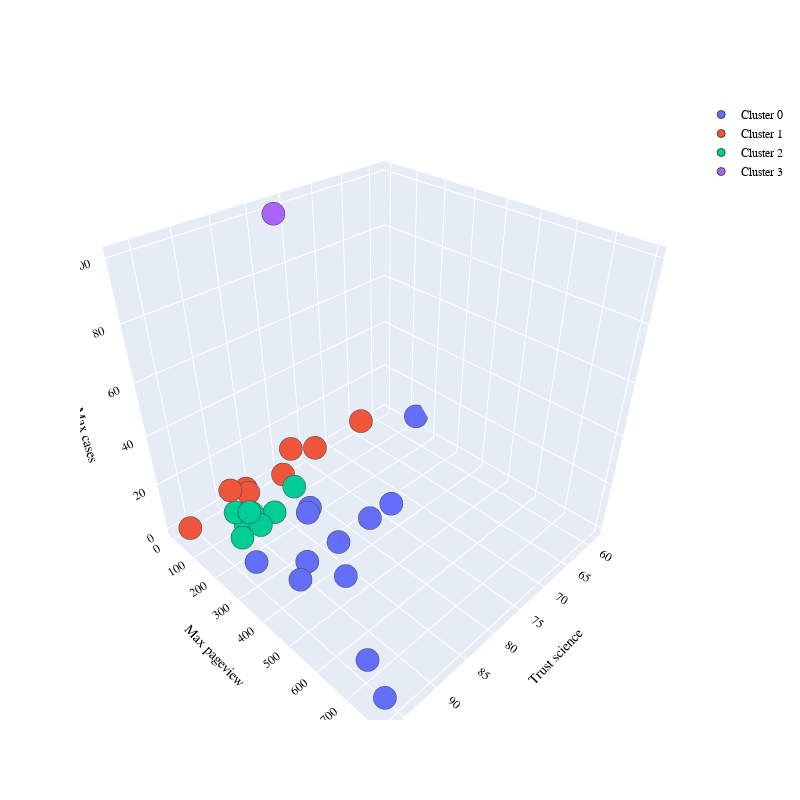

The notebook cell this image was saved under:
### Code cell
PLOT = go.Figure()

for C in list(df_clustering_MP_MC_S.cluster.unique()):
    
    PLOT.add_trace(go.Scatter3d(x = df_clustering_MP_MC_S[df_clustering_MP_MC_S.cluster == C]["Trust science"],
                                y = df_clustering_MP_MC_S[df_clustering_MP_MC_S.cluster == C]['Max pageview'],
                                z = df_clustering_MP_MC_S[df_clustering_MP_MC_S.cluster == C]['Max cases'],
                                mode = 'markers', marker_size = 8, marker_line_width = 1,
                                name = 'Cluster ' + str(C)))
PLOT.update_layout(width = 800, height = 800, autosize = True, showlegend = True,
                   scene = dict(xaxis=dict(title = 'Trust science', titlefont_color = 'black'),
                                yaxis=dict(title = 'Max pageview', titlefont_color = 'black'),
                                zaxis=dict(title = 'Max cases', titlefont_color = 'black')),
                   font = dict(family = "Gilroy", color  = 'black', size = 12))

### Figure 1 — Plotly figure (JSON) as saved in the notebook; plotly's stock layout.template omitted (floating-point values rounded to 4 significant figures)
{"data": [{"marker": {"line": {"width": 1}, "size": 8}, "mode": "markers", "name": "Cluster 0", "type": "scatter3d", "x": [93.4, 75.9, 83, 94.1, 89.2, 83.6, 58.4, 96.7, 93.6, 90.3, 87.2, 79.5], "y": [440.2, 388.0, 216.7, 684.9, 484.5, 221.5, 142.2, 793.5, 261.7, 386.9, 457.2, 381.0], "z": [11.03, 8.09, 4.271, 3.78, 23.06, 3.328, 6.092, 7.568, 2.154, 7.671, 1.734, 7.041]}, {"marker": {"line": {"width": 1}, "size": 8}, "mode": "markers", "name": "Cluster 1", "type": "scatter3d", "x": [95.9, 64.7, 73.5, 79.2, 80.4, 88.5, 86.1, 86], "y": [26.2, 22.9, 7.975, 44.63, 28.26, 1.562, 14.45, 1.708], "z": [1.072, 4.44, 2.44, 12.73, 1.128, 4.267, 0.2693, 1.129]}, {"marker": {"line": {"width": 1}, "size": 8}, "mode": "markers", "name": "Cluster 2", "type": "scatter3d", "x": [89.5, 89.9, 92.3, 88.9, 81.9, 91.1, 86.2, 90.4], "y": [169.9, 135.0, 164.1, 115.8, 121.3, 105.8, 140.6, 124.1], "z": [3.459, 7.175, 2.088, 3.329, 4.759, 6.688, 1.256, 1.642]}, {"marker": {"line": {"width": 1}, "size": 8}, "mode": "markers", "name": "Cluster 3", "type": "scatter3d", "x": [77.8], "y": [21.97], "z": [100.0]}], "layout": {"autosize": true, "font": {"color": "black", "family": "Gilroy", "size": 12}, "height": 800, "scene": {"xaxis": {"title": {"font": {"color": "black"}, "text": "Trust science"}}, "yaxis": {"title": {"font": {"color": "black"}, "text": "Max pageview"}}, "zaxis": {"title": {"font": {"color": "black"}, "text": "Max cases"}}}, "showlegend": true, "width": 800}}
